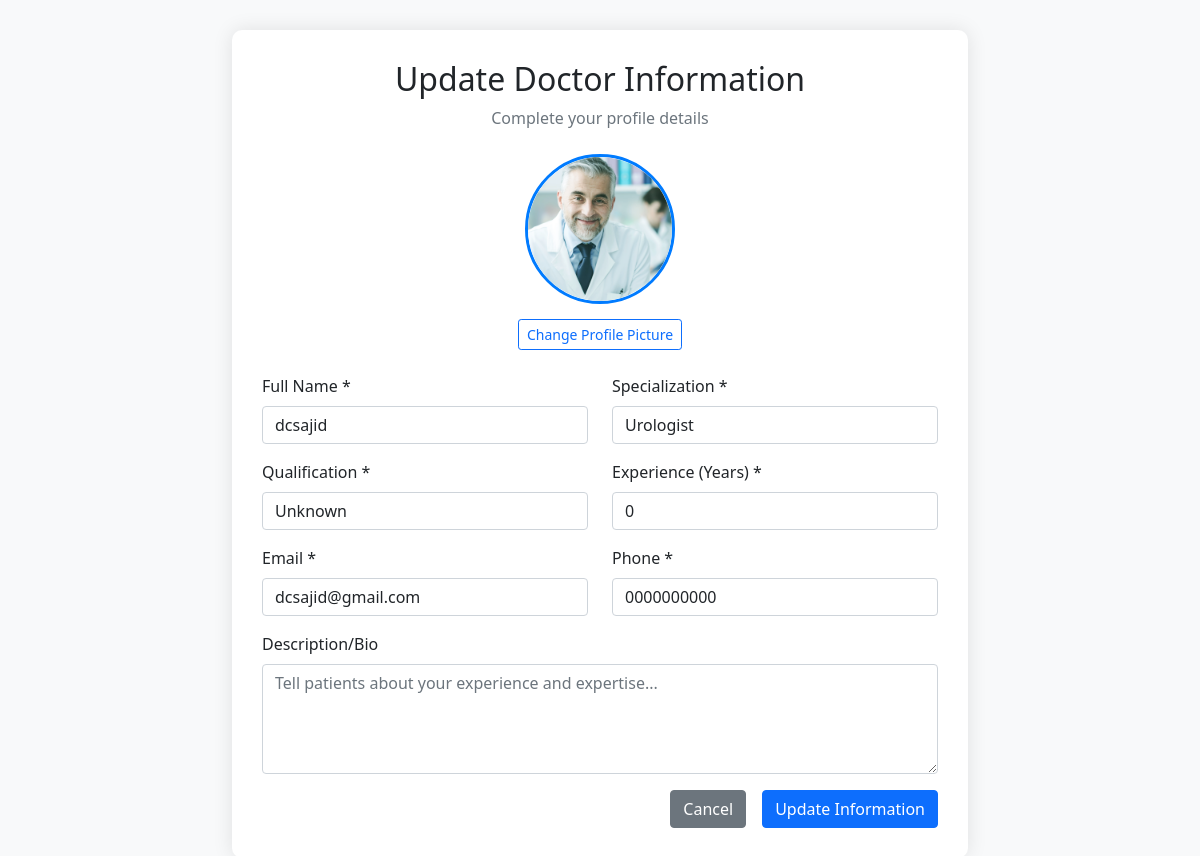
The app's page /doctor-add-info/ (signed in) with its own data.
### WebsiteApp/models.py (models this page shows, shortened)
class Doctor(models.Model):
    user = models.OneToOneField(User, on_delete=models.CASCADE, null=True, blank=True)
    name = models.CharField(max_length=200)
    specialization = models.CharField(max_length=200)
    qualification = models.CharField(max_length=200, default='Unknown')
    email = models.EmailField(default='unknown@example.com')
    phone = models.CharField(max_length=15, default='0000000000')
    image = models.ImageField(upload_to='doctor/', default='doctor/default.jpg')
    experience_years = models.IntegerField(default=0)
    description = models.TextField(blank=True, null=True)
    city = models.ForeignKey(City, on_delete=models.SET_NULL, null=True, blank=True, related_name='doctors')
    clinics = models.ManyToManyField(Clinic, through='DoctorClinic', related_name='doctor_clinics')
    categories = models.ManyToManyField(Category, blank=True, related_name='doctors')
    addresses = models.ManyToManyField(Address, blank=True, related_name='doctors')
    services = models.ManyToManyField(Service, blank=True, related_name='doctors')
    slug = models.SlugField(unique=True, blank=True)
    rating = models.PositiveSmallIntegerField(default=0)
    reviews = models.PositiveIntegerField(default=0)
    is_verified = models.BooleanField(default=False)

### WebsiteApp/views.py (the view, shortened to what this page needs)
# urls.py: path('doctor-add-info/', views.doctor_add_info, name='doctor_add_info'),
@login_required(login_url='doctor_login')
def doctor_add_info(request):
    if not hasattr(request.user, 'doctor'):
        messages.error(request, 'Doctor account required to access this page.')
        return redirect('home')
    doctor = request.user.doctor
    return render(request, 'dashboard/doctor_add_info.html', {'doctor': doctor})

### WebsiteApp/context_processors.py (called while the page is built)
def categories_processor(request):
    return {'categories': Category.objects.all()}

### templates/dashboard/doctor_add_info.html (shortened to what this page needs)
{% load static %}
<!DOCTYPE html>
<html lang="en">
<head>
    <link href="https://cdn.jsdelivr.net/npm/bootstrap@5.1.3/dist/css/bootstrap.min.css" rel="stylesheet">
</head>
<body>
    <div class="container">
        <div class="row justify-content-center">
            <div class="col-md-8">
                <div class="form-container">
                    <div class="text-center mb-4">
                        <h2>Update Doctor Information</h2>
                        <p class="text-muted">Complete your profile details</p>
                    </div>
                    <form method="POST" enctype="multipart/form-data">
                        <div class="text-center mb-4">
                            {% if doctor.image and doctor.image.url %}
                                <img id="profilePreview" src="{{ doctor.image.url }}" class="profile-pic-preview" alt="Current Profile">
                            {% else %}
                                <img id="profilePreview" src="{% static 'images/doctor-default.png' %}" class="profile-pic-preview" alt="Default Profile">
                            {% endif %}
                            <div>
                                <button type="button" class="btn btn-outline-primary btn-sm" onclick="document.getElementById('imageInput').click()">
                                    Change Profile Picture
                                </button>
                            </div>
                        </div>
                        <div class="row">
                            <div class="col-md-6 mb-3">
                                <label class="form-label">Full Name *</label>
                                <input type="text" class="form-control" name="name" value="{{ doctor.name }}" required>
                            </div>
                            <div class="col-md-6 mb-3">
                                <label class="form-label">Specialization *</label>
                                <input type="text" class="form-control" name="specialization" value="{{ doctor.specialization }}" required>
                            </div>
                        </div>
                        <div class="row">
                            <div class="col-md-6 mb-3">
                                <label class="form-label">Qualification *</label>
                                <input type="text" class="form-control" name="qualification" value="{{ doctor.qualification }}" required>
                            </div>
                            <div class="col-md-6 mb-3">
                                <label class="form-label">Experience (Years) *</label>
                                <input type="number" class="form-control" name="experience_years" value="{{ doctor.experience_years }}" min="0" required>
                            </div>
                        </div>
                        <div class="row">
                            <div class="col-md-6 mb-3">
                                <label class="form-label">Email *</label>
                                <input type="email" class="form-control" name="email" value="{{ doctor.email }}" required>
                            </div>
                            <div class="col-md-6 mb-3">
                                <label class="form-label">Phone *</label>
                                <input type="text" class="form-control" name="phone" value="{{ doctor.phone }}" required>
                            </div>
                        </div>
                        <div class="mb-3">
                            <label class="form-label">Description/Bio</label>
                            <textarea class="form-control" name="description" rows="4" placeholder="Tell patients about your experience and expertise...">{{ doctor.description }}</textarea>
                        </div>
                        <div class="d-grid gap-2 d-md-flex justify-content-md-end">
                            <a href="{% url 'doctor_dashboard' %}" class="btn btn-secondary me-md-2">Cancel</a>
                            <button type="submit" class="btn btn-primary">Update Information</button>
                        </div>
                    </form>
                </div>
            </div>
        </div>
    </div>
</body>
</html>

### templates/dashboard/doctor_add_info.html (style rules this page uses)
body { background-color: #f8f9fa; }
.form-container { background: white; border-radius: 10px; box-shadow: 0 0 20px rgba(0,0,0,0.1); padding: 30px; margin-top: 30px; }
.profile-pic-preview { width: 150px; height: 150px; border-radius: 50%; object-fit: cover; border: 3px solid #007bff; margin-bottom: 15px; }

### records on screen
Doctor: image (picture), name "dcsajid", specialization "Urologist", qualification "Unknown", experience_years "0", email "dcsajid@gmail.com", phone "0000000000"
